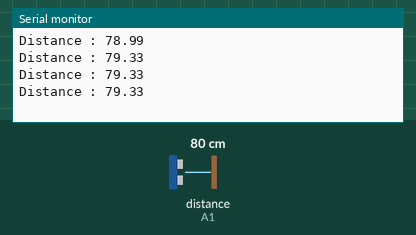
Recording of a sketch running on a simulated Arduino Uno, built with avr-gcc and run on an emulated ATmega328P. Shown: the last lines printed to the serial monitor. Wiring (inferred from the names in the program): ultrasonic range finder: trigger A0; echo A1. The test bench sets the inputs (shaded band); at power-on: distance to the obstacle (sensor on A1) 80 cm. The echo pulse lasts 58.3 µs per cm.

Above: at 1.2 s.
1.3 s: distance to the obstacle (sensor on A1) set to 2 cm
At 1.73 s:
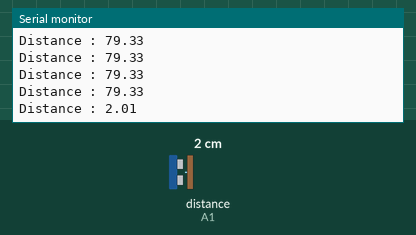
2.8 s: distance to the obstacle (sensor on A1) set to 4 cm
At 2.94 s:
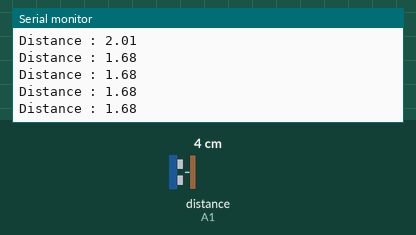
Timing chart, 0 to 5.8 s (numbered marks = the images above; inputs shaded):
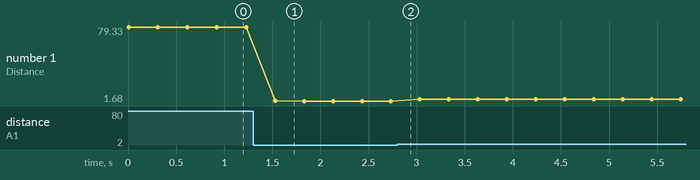

The sketch:

ultrasonic_sensor.ino
```cpp
int trig = A0;
int echo = A1;
#define trig A0

void setup() {
  Serial.begin(9600);
  pinMode(trig, OUTPUT);
  pinMode(echo, INPUT);
}

float distance() {
  float duration = 0.0;
  float cm = 0.0;
  digitalWrite(trig, LOW);
  delayMicroseconds(2);
  digitalWrite(trig, HIGH);
  delayMicroseconds(10);
  digitalWrite(trig, LOW);
  duration = pulseIn(echo, HIGH);
  cm = duration / 58.82;
  return cm;
}

void loop() {
  float Distance = distance();
  Serial.print("Distance : ");
  Serial.println(Distance);
  delay(300);

}
```

Measured:
- after the input at 1.3 s, the serial monitor: prints a new line after 0.23 s (image 1)
- plotted number 1: 79.33 → 1.68 after the input at 1.3 s, 1.68 → 3.66 after the input at 2.8 s
